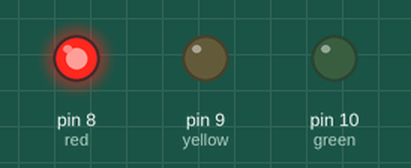
Recording of a sketch running on a simulated Arduino Uno, built with avr-gcc and run on an emulated ATmega328P. Parts: output pins drawn as LEDs (lit = HIGH).

Above: at 1.0 s.
At 4.7 s:
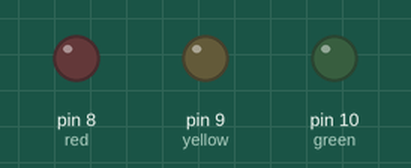
At 8.0 s:
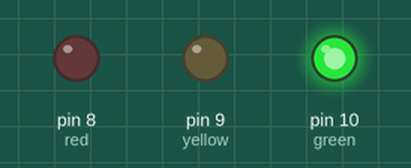
At 11.7 s:
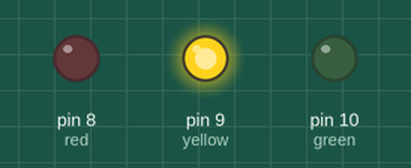
Timing chart, 0 to 12.4 s (numbered marks = the images above):
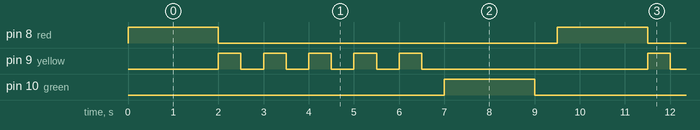

Measured:
- by itself, pin 8 (red), pin 10 (green): alternates HIGH for 2.0 s and LOW for 7.5 s
- by itself, pin 9 (yellow): repeats every 9.5 s: 4 × (LOW 0.50 s, HIGH 0.50 s), LOW 5.0 s, HIGH 0.50 s
- by itself, everything shown: repeats every 9.5 s, in 13 steps

The sketch:

Traffic_lights.ino
```cpp
/*
  Author: Youssef Attia
  Description: control 3 LED to manipulate the Traffic lights
*/
#define red 8
#define yellow 9
#define green 10
void setup() {
  pinMode(red, OUTPUT);
  pinMode(yellow, OUTPUT);
  pinMode(green, OUTPUT);
}

void loop() {
  digitalWrite(red, HIGH);
  delay(2000);
  digitalWrite(red, LOW);
  for (int i = 1; i <= 5; i++) {
    digitalWrite(yellow, HIGH);
    delay(500);
    digitalWrite(yellow, LOW);
    delay(500);
  }
  digitalWrite(green, HIGH);
  delay(2000);
  digitalWrite(green, LOW);
  delay(500);
}
```
